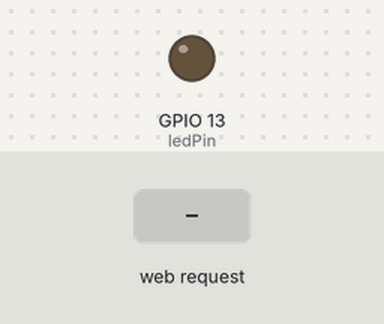
A sketch run on a simulated ESP8266 (NodeMCU). On the bench: output pins drawn as LEDs (lit = HIGH). Inputs (shaded band) come from the test bench. WiFi joins after 1.5 s; servers stay silent unless stated; storage starts empty; what the sketch prints to the serial monitor is not drawn.

Above: at 2.7 s.
2.8 s: HTTP request GET /refugee.txt received
At 4.9 s:
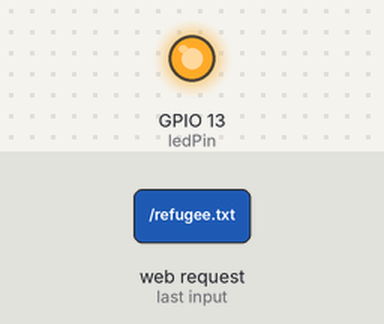
Timing chart, 0 to 6.4 s (numbered marks = the images above; inputs shaded):
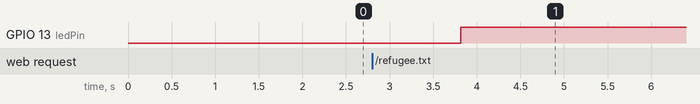

The sketch:

wifi_led.ino
```cpp
#include <ESP8266WiFi.h>
#include <FS.h>

// Used the local WiFi settings to set up a hotspot WiFi for the Arduino
const char* ssid = "EY wavespace";
const char* password = "S0ciety@920";

int ledPin = 13; // GPIO13---D7 of NodeMCU
WiFiServer server(80);
int count = 0;
int hold = 5000;

bool flag = false;

void setup() {
  Serial.begin(115200);
  delay(10);
  SPIFFS.begin();
  SPIFFS.format();
  pinMode(ledPin, OUTPUT);
  digitalWrite(ledPin, LOW);

  // Connect to WiFi network
  Serial.println();
  Serial.println();
  Serial.print("Connecting to ");
  Serial.println(ssid);

  WiFi.begin(ssid, password);

  while (WiFi.status() != WL_CONNECTED) {
    delay(500);
    Serial.print(".");
  }
  Serial.println("");
  Serial.println("WiFi connected");

  // Start the server
  server.begin();
  Serial.println("Server started");

  // Print the IP address
  Serial.print("Use this URL to connect: ");
  Serial.print("http://");
  Serial.print(WiFi.localIP());
  Serial.println("/");

}

void loop() {
  // Check if a client has connected
  WiFiClient client = server.available();
  if (!client) {
    return;
  }

  // Wait until the client sends some data
  Serial.println("new client");
  while(!client.available()){
    delay(1);
  }

  // Read the first line of the request
  //Serial.println(client.readStringUntil('/r'));

  // Notify user that their device has connected
  Serial.println("Connected!");

  // Store the HTTP request as a string
  String request = client.readString();

  // Open existing text file to write into
  File f = SPIFFS.open("/refugee.txt", "w");

  // Send the count of connected devices to authorized user
  Serial.println("==Sending to ==");
  if (f) {
    count += 1;
    f.print(request); // Write to text file
    f.close();
  }

  client.flush();
  // Turn on the LED to signal data has been transferred
  digitalWrite(ledPin, HIGH);
  flag = true;
  delay(hold); // wait 5 seconds to allow user to see the LED turning on and off

  // Return the response

  if(flag) {
     client.println("HTTP/1.1 200 OK");
     client.println("Content-Type: text/html");
     client.println(""); //  do not forget this one
     client.println("<!DOCTYPE HTML>");
     client.println("<html>");

    client.println("Location: Received!");
    client.println("<br/>");
    client.println(count);
    client.println("</html>");

    client.stop();
  }

  delay(100);
  Serial.println("Client disconnected");
  Serial.println("");


}
```

Measured:
- after the input at 2.8 s, GPIO 13 (ledPin): LOW → HIGH after 1.0 s
